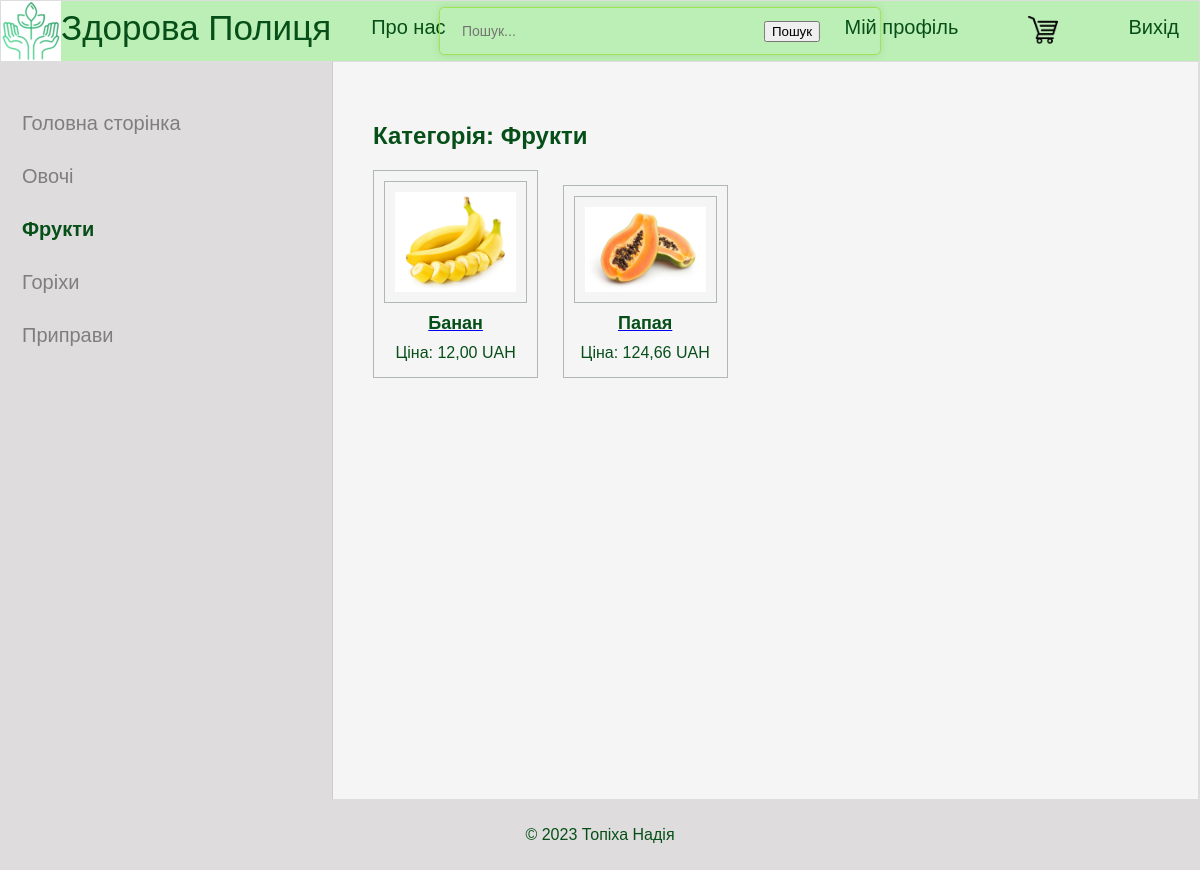
Screenshot of /Фрукти/ (signed in) with the database file from the repository.
### myapp1/models.py (models this page shows, shortened)
class Category(models.Model):
    name = models.CharField(max_length=100)

class Product(models.Model):
    name = models.CharField(max_length=255)
    description = models.TextField()
    price = models.DecimalField(max_digits=10, decimal_places=2)
    currency = models.CharField(max_length=10, default='UAH')
    image = models.ImageField(upload_to='product_images/')
    category = models.ForeignKey(Category, on_delete=models.CASCADE, null=True, blank=True)

### myapp1/views.py (the view)
# urls.py: path('<str:category_name>/', home_with_category, name='home_with_category'),
def home_with_category(request, category_name):
    categories = Category.objects.all()
    selected_category = get_object_or_404(Category, name=category_name)
    products = Product.objects.filter(category=selected_category)
    return render(request, 'home.html', {'categories': categories, 'selected_category': selected_category, 'products': products})

### templates/home.html
{% extends 'base.html' %}
{% load static %}
{% block content %}
    {% if selected_category %}
        <h2>Категорія: {{ selected_category.name }}</h2>
    {% endif %}
    {% for product in products %}
    <div class="product-block">
        <a href="{% url 'product_detail' product.id %}">
            <img class="product-block img" src="{{ product.image.url }}" alt="{{ product.name }}">
            <h2 class="product-title">{{ product.name }}</h2>
        </a>
        <p>Ціна: {{ product.price }} {{ product.currency }}</p>
    </div>
    {% endfor %}
{% endblock %}

### templates/base.html (shortened to what this page needs)
{% load static %}
<!DOCTYPE html>
<html>
<head>
    <link type="text/css" href="{% static 'css/styles.css' %}" rel="stylesheet" />
</head>
<body>
    <table class="table-page" border="0" cellpadding="0" cellspacing="0">
        <tr>
            <td valign="top">
                <div class="header">
                    <ul id="mainmenu" class="mainmenu navbar">
                        <li class="logo"><a href="#"><div class="logo"></div></a></li>
                        <li class="site-name"><a href="#">Здорова Полиця</a></li>
                        <li class="search-bar">
                            <form action="{% url 'search_results' %}" method="get">
                                <input class="search-input" type="text" name="q" placeholder="Пошук...">
                                <button class="search-button" type="submit">Пошук</button>
                            </form>
                        </li>
                        <li><a href="{% url 'about' %}">Про нас</a></li>
                        {% if user.is_authenticated %}
                        <li class="last"><a href="{% url 'logout' %}">Вихід</a></li>
                            <li class="last"><a href="{% url 'cart' %}"><img src="{% static 'images/shopping_cart.png' %}"></a></li>
                            <li class="last"><a href="{% url 'profile' %}">Мій профіль</a></li>
                        {% else %}
                            <li class="last"><a href="{% url 'signup' %}">Реєстрація</a></li>
                            <li class="last"><a href="{% url 'login' %}">Вхід</a></li>
                        {% endif %}
                    </ul>
                </div>
                <table class="table-content" border="0" cellpadding="0" cellspacing="0">
                    <tr>
                        <td valign="top" class="left-chapters">
                            <ul>
                                <li {% if request.path == '/' %}class="selected"{% endif %}>
                                    <a href="{% url 'home' %}">Головна сторінка</a>
                                </li>
                                {% for category in categories %}
                                    <li {% if category == selected_category %}class="selected"{% endif %}>
                                        <a href="{% url 'home_with_category' category_name=category.name %}">{{ category.name }}</a>
                                    </li>
                                {% endfor %}
                            </ul>
                        </td>
                        <td valign="top" class="content">
                            {% block content %}
                            {% endblock %}
                        </td>
                    </tr>
                </table>
            </td>
        </tr>
    </table>
    <footer>
        <p>&copy; 2023 Топіха Надія </p>
    </footer>
</body>
</html>

### myapp1/static/css/styles.css (style rules this page uses)
html, body { font-family: 'Arial'; margin: 0; padding: 0; height: 100%; width: 100%; color: #064f18; min-height: 100vh; flex-direction: column; }
img { max-width: 100%; width: 35px; height: auto; margin: 0px 20px 0 80px; }
.table-page { width: 100%; height: 100%; vertical-align: top; }
.table-page tr { height: 100%; }
.header { background: #bcefb5; height: 60px; }
#mainmenu { position: relative; }
.search-bar { position: absolute; top: 25%; left: 50%; transform: translate(-50%, -50%); }
.search-bar form { display: flex; align-items: center; height: 6px; }
.search-bar input { margin: 0; border: none; background: none; outline: none; color: #064f18; font-size: 14px; width: 300px; height: 20px; }
.search-bar button { margin: 0px; }
.logo { background: url('../images/logo.png'); width: 60px; height: 60px; }
table { width: 100%; border-collapse: collapse; }
th, td { border: 1px solid #ddd; text-align: left; }
ul.mainmenu { list-style: none; margin: 0; padding: 0; height: 60px; font-size: 20px; overflow: hidden; }
ul.mainmenu li { float: left; margin: 15px 20px 0 40px; }
ul.mainmenu li.logo { margin: 0; }
ul.mainmenu li.last { float: right; }
ul.mainmenu li.last a { display: flex; align-items: center; }
ul.mainmenu li a { color: #064f18; text-decoration: none; transition: color 0.3s ease, background-color 0.3s ease; }
ul.mainmenu li.last img { width: 40px; height: auto; margin-right: 5px; margin-left: 5px; }
ul.mainmenu li.site-name { float: left; margin: 7px 0 0 0; font-size: 35px; }
ul.mainmenu li.site-name a { color: #064f18; text-decoration: none; }
footer { background-color: #dedcdc; padding: 10px; text-align: center; margin-top: auto; }
.table-content { width: 100%; min-height: 100%; height: 100%; }
.left-chapters { margin: 0; background: #dedcdc; border-right: 1px solid #ccc; min-height: 100%; }
.left-chapters ul { width: 300px; min-height: 100%; margin: 0; padding: 20px 10px 10px 20px; list-style: none; font-size: 20px; }
.left-chapters ul li { margin: 30px 0 0 0; color: #999; }
.left-chapters ul li a { color: #7f7e7e; text-decoration: none; }
.left-chapters ul li.selected a { color: #064f18; font-weight: bold; }
.content { padding: 40px 20px 20px 40px; width: 100%; box-sizing: border-box; }
.product-block { display: inline-block; width: calc(23% - 20px); margin-right: 20px; margin-bottom: 20px; padding: 10px; border: 1px solid #b1b7b9; box-sizing: border-box; text-align: center; }
.product-block img { width: 150px; height: auto; margin: 0 auto; display: block; }
.product-block h2 { font-size: 18px; margin: 10px 0; }
.product-block p { margin: 5px 0; }
.product-title { color: #064f18; text-decoration: none; }
form { max-width: 400px; margin: 0 auto; width: 100%; padding: 20px; border: 1px solid rgb(158, 227, 84); border-radius: 5px; box-shadow: 0 0 10px rgba(0, 0, 0, 0.1); }

### rows the page displays
Category: name "Овочі"
Category: name "Фрукти"
Category: name "Горіхи"
Category: name "Приправи"
Product: image (picture), name "Банан", price "12,00", currency "UAH"
Product: image (picture), name "Папая", price "124,66", currency "UAH"
